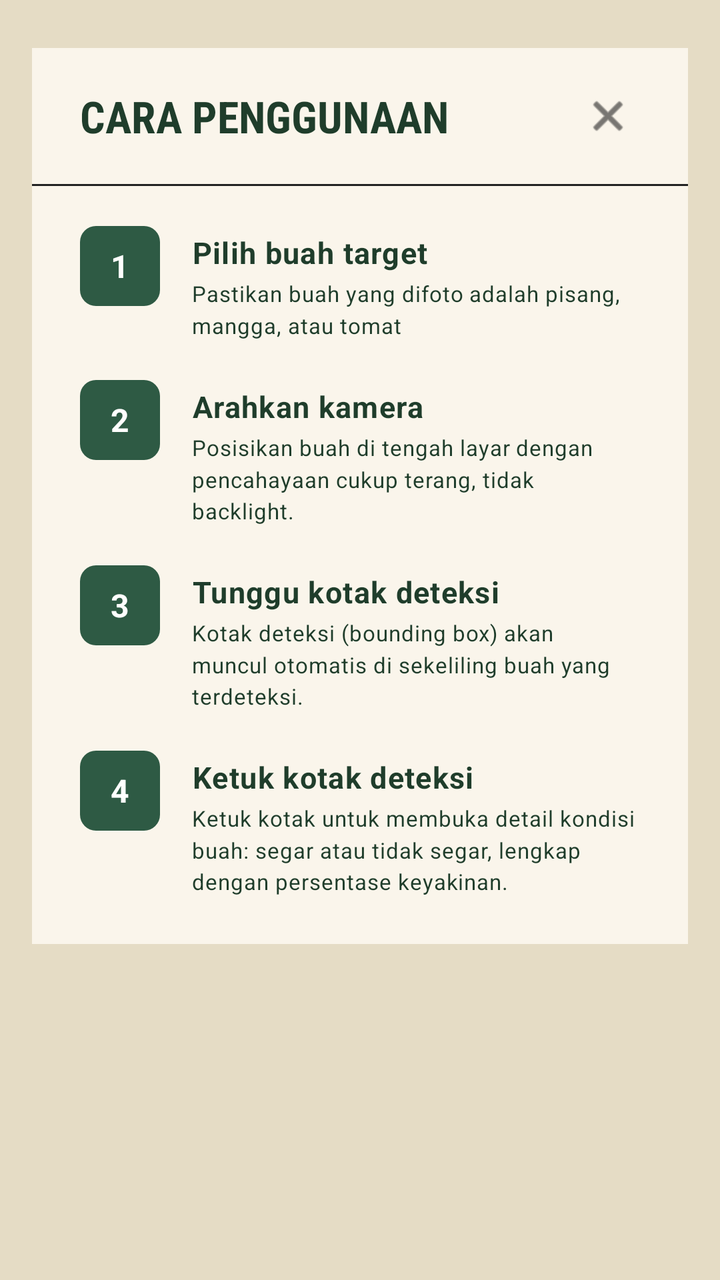
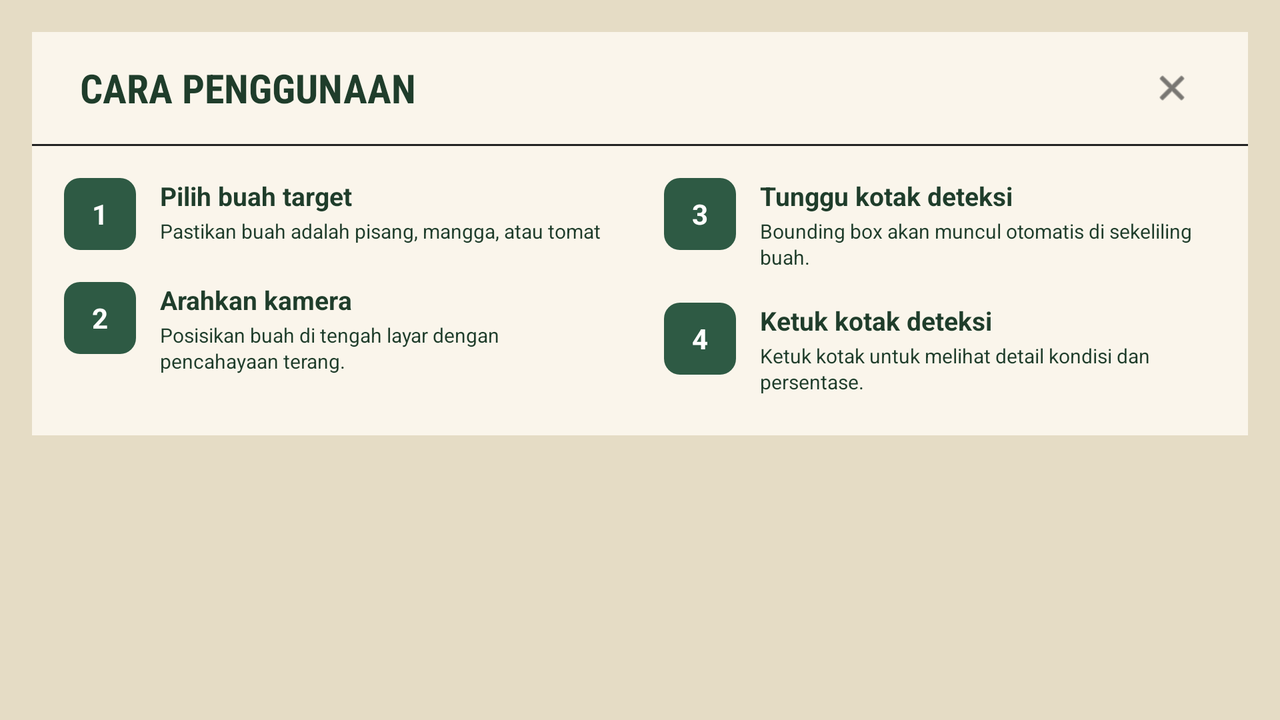

An Android layout and its configuration variant, each rendered on a device that would load it. The default file and the variant file are quoted in full after the pictures.
<!-- AndroidManifest.xml: application theme Theme.DeteksiKesegaranBuah -->
<!-- res/layout/activity_petunjuk.xml -->
<?xml version="1.0" encoding="utf-8"?>
<androidx.constraintlayout.widget.ConstraintLayout xmlns:android="http://schemas.android.com/apk/res/android"
    xmlns:app="http://schemas.android.com/apk/res-auto"
    android:layout_width="match_parent"
    android:layout_height="match_parent"
    android:background="#E5DCC5">

    
    <ScrollView
        android:layout_width="match_parent"
        android:layout_height="match_parent"
        android:fillViewport="true">

        <androidx.constraintlayout.widget.ConstraintLayout
            android:layout_width="match_parent"
            android:layout_height="wrap_content"
            android:paddingVertical="24dp">

            
            <LinearLayout
                android:layout_width="match_parent"
                android:layout_height="wrap_content"
                android:layout_marginHorizontal="16dp"
                android:background="#FAF5EB"
                android:orientation="vertical"
                android:paddingBottom="24dp"
                app:layout_constraintTop_toTopOf="parent"
                app:layout_constraintStart_toStartOf="parent"
                app:layout_constraintEnd_toEndOf="parent">

                
                <RelativeLayout
                    android:layout_width="match_parent"
                    android:layout_height="wrap_content"
                    android:paddingHorizontal="24dp"
                    android:paddingTop="20dp"
                    android:paddingBottom="16dp">

                    <TextView
                        android:id="@+id/tvTitle"
                        android:layout_width="wrap_content"
                        android:layout_height="wrap_content"
                        android:layout_alignParentStart="true"
                        android:layout_centerVertical="true"
                        android:fontFamily="sans-serif-condensed"
                        android:text="CARA PENGGUNAAN"
                        android:textColor="#1F3D2B"
                        android:textSize="22sp"
                        android:textStyle="bold" />

                    <ImageView
                        android:id="@+id/btnClose"
                        android:layout_width="32dp"
                        android:layout_height="32dp"
                        android:layout_alignParentEnd="true"
                        android:layout_centerVertical="true"
                        android:background="?attr/selectableItemBackgroundBorderless"
                        android:clickable="true"
                        android:contentDescription="Tutup"
                        android:focusable="true"
                        android:padding="4dp"
                        android:src="@android:drawable/ic_menu_close_clear_cancel"
                        app:tint="#222222" />
                </RelativeLayout>

                
                <View
                    android:layout_width="match_parent"
                    android:layout_height="1dp"
                    android:background="#222222"/>

                
                <LinearLayout
                    android:layout_width="match_parent"
                    android:layout_height="wrap_content"
                    android:orientation="vertical"
                    android:paddingHorizontal="24dp"
                    android:paddingTop="20dp">

                    
                    <LinearLayout
                        android:layout_width="match_parent"
                        android:layout_height="wrap_content"
                        android:layout_marginBottom="20dp"
                        android:orientation="horizontal">

                        <TextView
                            android:layout_width="40dp"
                            android:layout_height="40dp"
                            android:background="@drawable/bg_number_box"
                            android:fontFamily="sans-serif"
                            android:gravity="center"
                            android:text="1"
                            android:textColor="#FFFFFF"
                            android:textSize="16sp"
                            android:textStyle="bold" />

                        <LinearLayout
                            android:layout_width="match_parent"
                            android:layout_height="wrap_content"
                            android:layout_marginStart="16dp"
                            android:layout_marginTop="3dp"
                            android:orientation="vertical">

                            <TextView
                                android:layout_width="wrap_content"
                                android:layout_height="wrap_content"
                                android:fontFamily="sans-serif"
                                android:letterSpacing="0.03"
                                android:text="Pilih buah target"
                                android:textColor="#1F3D2B"
                                android:textSize="15sp"
                                android:textStyle="bold" />

                            <TextView
                                android:layout_width="wrap_content"
                                android:layout_height="wrap_content"
                                android:layout_marginTop="3dp"
                                android:fontFamily="sans-serif"
                                android:letterSpacing="0.03"
                                android:lineSpacingMultiplier="1.2"
                                android:text="Pastikan buah yang difoto adalah pisang, mangga, atau tomat"
                                android:textColor="#1F3D2B"
                                android:textSize="11sp" />
                        </LinearLayout>
                    </LinearLayout>

                    
                    <LinearLayout
                        android:layout_width="match_parent"
                        android:layout_height="wrap_content"
                        android:layout_marginBottom="20dp"
                        android:orientation="horizontal">

                        <TextView
                            android:layout_width="40dp"
                            android:layout_height="40dp"
                            android:background="@drawable/bg_number_box"
                            android:fontFamily="sans-serif"
                            android:gravity="center"
                            android:text="2"
                            android:textColor="#FFFFFF"
                            android:textSize="16sp"
                            android:textStyle="bold" />

                        <LinearLayout
                            android:layout_width="match_parent"
                            android:layout_height="wrap_content"
                            android:layout_marginStart="16dp"
                            android:layout_marginTop="3dp"
                            android:orientation="vertical">

                            <TextView
                                android:layout_width="wrap_content"
                                android:layout_height="wrap_content"
                                android:fontFamily="sans-serif"
                                android:letterSpacing="0.03"
                                android:text="Arahkan kamera"
                                android:textColor="#1F3D2B"
                                android:textSize="15sp"
                                android:textStyle="bold" />

                            <TextView
                                android:layout_width="wrap_content"
                                android:layout_height="wrap_content"
                                android:layout_marginTop="3dp"
                                android:fontFamily="sans-serif"
                                android:letterSpacing="0.03"
                                android:lineSpacingMultiplier="1.2"
                                android:text="Posisikan buah di tengah layar dengan pencahayaan cukup terang, tidak backlight."
                                android:textColor="#1F3D2B"
                                android:textSize="11sp" />
                        </LinearLayout>
                    </LinearLayout>

                    
                    <LinearLayout
                        android:layout_width="match_parent"
                        android:layout_height="wrap_content"
                        android:layout_marginBottom="20dp"
                        android:orientation="horizontal">

                        <TextView
                            android:layout_width="40dp"
                            android:layout_height="40dp"
                            android:background="@drawable/bg_number_box"
                            android:fontFamily="sans-serif"
                            android:gravity="center"
                            android:text="3"
                            android:textColor="#FFFFFF"
                            android:textSize="16sp"
                            android:textStyle="bold" />

                        <LinearLayout
                            android:layout_width="match_parent"
                            android:layout_height="wrap_content"
                            android:layout_marginStart="16dp"
                            android:layout_marginTop="3dp"
                            android:orientation="vertical">

                            <TextView
                                android:layout_width="wrap_content"
                                android:layout_height="wrap_content"
                                android:fontFamily="sans-serif"
                                android:letterSpacing="0.03"
                                android:text="Tunggu kotak deteksi"
                                android:textColor="#1F3D2B"
                                android:textSize="15sp"
                                android:textStyle="bold" />

                            <TextView
                                android:layout_width="wrap_content"
                                android:layout_height="wrap_content"
                                android:layout_marginTop="3dp"
                                android:fontFamily="sans-serif"
                                android:letterSpacing="0.03"
                                android:lineSpacingMultiplier="1.2"
                                android:text="Kotak deteksi (bounding box) akan muncul otomatis di sekeliling buah yang terdeteksi."
                                android:textColor="#1F3D2B"
                                android:textSize="11sp" />
                        </LinearLayout>
                    </LinearLayout>

                    
                    <LinearLayout
                        android:layout_width="match_parent"
                        android:layout_height="wrap_content"
                        android:orientation="horizontal">

                        <TextView
                            android:layout_width="40dp"
                            android:layout_height="40dp"
                            android:background="@drawable/bg_number_box"
                            android:fontFamily="sans-serif"
                            android:gravity="center"
                            android:text="4"
                            android:textColor="#FFFFFF"
                            android:textSize="16sp"
                            android:textStyle="bold" />

                        <LinearLayout
                            android:layout_width="match_parent"
                            android:layout_height="wrap_content"
                            android:layout_marginStart="16dp"
                            android:layout_marginTop="3dp"
                            android:orientation="vertical">

                            <TextView
                                android:layout_width="wrap_content"
                                android:layout_height="wrap_content"
                                android:fontFamily="sans-serif"
                                android:letterSpacing="0.03"
                                android:text="Ketuk kotak deteksi"
                                android:textColor="#1F3D2B"
                                android:textSize="15sp"
                                android:textStyle="bold" />

                            <TextView
                                android:layout_width="wrap_content"
                                android:layout_height="wrap_content"
                                android:layout_marginTop="3dp"
                                android:fontFamily="sans-serif"
                                android:letterSpacing="0.03"
                                android:lineSpacingMultiplier="1.2"
                                android:text="Ketuk kotak untuk membuka detail kondisi buah: segar atau tidak segar, lengkap dengan persentase keyakinan."
                                android:textColor="#1F3D2B"
                                android:textSize="11sp" />
                        </LinearLayout>
                    </LinearLayout>

                </LinearLayout>
            </LinearLayout>

        </androidx.constraintlayout.widget.ConstraintLayout>
    </ScrollView>

</androidx.constraintlayout.widget.ConstraintLayout>
<!-- resources referenced by this layout -->
<resources>
  <!-- drawable bg_number_box (drawable) -->
  <?xml version="1.0" encoding="utf-8"?>
  
  <shape xmlns:android="http://schemas.android.com/apk/res/android"
      android:shape="rectangle">
      <solid android:color="#2E5A44" />
      <corners android:radius="8dp" />
  </shape>
  <style name="Theme.DeteksiKesegaranBuah" parent="Base.Theme.DeteksiKesegaranBuah" />
  <style name="Base.Theme.DeteksiKesegaranBuah" parent="Theme.Material3.DayNight.NoActionBar">
          
          
      </style>
</resources>
<!-- res/layout-land/activity_petunjuk.xml (the repository's variant of the layout above) -->
<!-- drawn on the phone turned sideways -->
<?xml version="1.0" encoding="utf-8"?>

<androidx.constraintlayout.widget.ConstraintLayout xmlns:android="http://schemas.android.com/apk/res/android"
    xmlns:app="http://schemas.android.com/apk/res-auto"
    android:layout_width="match_parent"
    android:layout_height="match_parent"
    android:background="#E5DCC5">

    <ScrollView
        android:layout_width="match_parent"
        android:layout_height="match_parent"
        android:fillViewport="true">

        <androidx.constraintlayout.widget.ConstraintLayout
            android:layout_width="match_parent"
            android:layout_height="wrap_content"
            android:padding="16dp">

            
            <LinearLayout
                android:layout_width="match_parent"
                android:layout_height="wrap_content"
                android:background="#FAF5EB"
                android:orientation="vertical"
                android:paddingBottom="20dp"
                app:layout_constraintTop_toTopOf="parent"
                app:layout_constraintStart_toStartOf="parent"
                app:layout_constraintEnd_toEndOf="parent">

                
                <RelativeLayout
                    android:layout_width="match_parent"
                    android:layout_height="wrap_content"
                    android:paddingHorizontal="24dp"
                    android:paddingTop="16dp"
                    android:paddingBottom="12dp">

                    <TextView
                        android:id="@+id/tvTitle"
                        android:layout_width="wrap_content"
                        android:layout_height="wrap_content"
                        android:layout_alignParentStart="true"
                        android:layout_centerVertical="true"
                        android:fontFamily="sans-serif-condensed"
                        android:text="CARA PENGGUNAAN"
                        android:textColor="#1F3D2B"
                        android:textSize="20sp"
                        android:textStyle="bold" />

                    <ImageView
                        android:id="@+id/btnClose"
                        android:layout_width="28dp"
                        android:layout_height="28dp"
                        android:layout_alignParentEnd="true"
                        android:layout_centerVertical="true"
                        android:background="?attr/selectableItemBackgroundBorderless"
                        android:clickable="true"
                        android:contentDescription="Tutup"
                        android:focusable="true"
                        android:padding="4dp"
                        android:src="@android:drawable/ic_menu_close_clear_cancel"
                        app:tint="#222222" />
                </RelativeLayout>

                <View
                    android:layout_width="match_parent"
                    android:layout_height="1dp"
                    android:background="#222222"/>

                
                <LinearLayout
                    android:layout_width="match_parent"
                    android:layout_height="wrap_content"
                    android:orientation="horizontal"
                    android:paddingHorizontal="16dp"
                    android:paddingTop="16dp">

                    
                    <LinearLayout
                        android:layout_width="0dp"
                        android:layout_height="wrap_content"
                        android:layout_weight="1"
                        android:orientation="vertical"
                        android:layout_marginEnd="12dp">

                        
                        <LinearLayout
                            android:layout_width="match_parent"
                            android:layout_height="wrap_content"
                            android:layout_marginBottom="16dp"
                            android:orientation="horizontal">

                            <TextView
                                android:layout_width="36dp"
                                android:layout_height="36dp"
                                android:background="@drawable/bg_number_box"
                                android:fontFamily="sans-serif"
                                android:gravity="center"
                                android:text="1"
                                android:textColor="#FFFFFF"
                                android:textSize="14sp"
                                android:textStyle="bold" />

                            <LinearLayout
                                android:layout_width="match_parent"
                                android:layout_height="wrap_content"
                                android:layout_marginStart="12dp"
                                android:orientation="vertical">

                                <TextView
                                    android:layout_width="wrap_content"
                                    android:layout_height="wrap_content"
                                    android:fontFamily="sans-serif"
                                    android:text="Pilih buah target"
                                    android:textColor="#1F3D2B"
                                    android:textSize="13sp"
                                    android:textStyle="bold" />

                                <TextView
                                    android:layout_width="wrap_content"
                                    android:layout_height="wrap_content"
                                    android:layout_marginTop="2dp"
                                    android:fontFamily="sans-serif"
                                    android:lineSpacingMultiplier="1.1"
                                    android:text="Pastikan buah adalah pisang, mangga, atau tomat"
                                    android:textColor="#1F3D2B"
                                    android:textSize="10sp" />
                            </LinearLayout>
                        </LinearLayout>

                        
                        <LinearLayout
                            android:layout_width="match_parent"
                            android:layout_height="wrap_content"
                            android:orientation="horizontal">

                            <TextView
                                android:layout_width="36dp"
                                android:layout_height="36dp"
                                android:background="@drawable/bg_number_box"
                                android:fontFamily="sans-serif"
                                android:gravity="center"
                                android:text="2"
                                android:textColor="#FFFFFF"
                                android:textSize="14sp"
                                android:textStyle="bold" />

                            <LinearLayout
                                android:layout_width="match_parent"
                                android:layout_height="wrap_content"
                                android:layout_marginStart="12dp"
                                android:orientation="vertical">

                                <TextView
                                    android:layout_width="wrap_content"
                                    android:layout_height="wrap_content"
                                    android:fontFamily="sans-serif"
                                    android:text="Arahkan kamera"
                                    android:textColor="#1F3D2B"
                                    android:textSize="13sp"
                                    android:textStyle="bold" />

                                <TextView
                                    android:layout_width="wrap_content"
                                    android:layout_height="wrap_content"
                                    android:layout_marginTop="2dp"
                                    android:fontFamily="sans-serif"
                                    android:lineSpacingMultiplier="1.1"
                                    android:text="Posisikan buah di tengah layar dengan pencahayaan terang."
                                    android:textColor="#1F3D2B"
                                    android:textSize="10sp" />
                            </LinearLayout>
                        </LinearLayout>

                    </LinearLayout>

                    
                    <LinearLayout
                        android:layout_width="0dp"
                        android:layout_height="wrap_content"
                        android:layout_weight="1"
                        android:orientation="vertical"
                        android:layout_marginStart="12dp">

                        
                        <LinearLayout
                            android:layout_width="match_parent"
                            android:layout_height="wrap_content"
                            android:layout_marginBottom="16dp"
                            android:orientation="horizontal">

                            <TextView
                                android:layout_width="36dp"
                                android:layout_height="36dp"
                                android:background="@drawable/bg_number_box"
                                android:fontFamily="sans-serif"
                                android:gravity="center"
                                android:text="3"
                                android:textColor="#FFFFFF"
                                android:textSize="14sp"
                                android:textStyle="bold" />

                            <LinearLayout
                                android:layout_width="match_parent"
                                android:layout_height="wrap_content"
                                android:layout_marginStart="12dp"
                                android:orientation="vertical">

                                <TextView
                                    android:layout_width="wrap_content"
                                    android:layout_height="wrap_content"
                                    android:fontFamily="sans-serif"
                                    android:text="Tunggu kotak deteksi"
                                    android:textColor="#1F3D2B"
                                    android:textSize="13sp"
                                    android:textStyle="bold" />

                                <TextView
                                    android:layout_width="wrap_content"
                                    android:layout_height="wrap_content"
                                    android:layout_marginTop="2dp"
                                    android:fontFamily="sans-serif"
                                    android:lineSpacingMultiplier="1.1"
                                    android:text="Bounding box akan muncul otomatis di sekeliling buah."
                                    android:textColor="#1F3D2B"
                                    android:textSize="10sp" />
                            </LinearLayout>
                        </LinearLayout>

                        
                        <LinearLayout
                            android:layout_width="match_parent"
                            android:layout_height="wrap_content"
                            android:orientation="horizontal">

                            <TextView
                                android:layout_width="36dp"
                                android:layout_height="36dp"
                                android:background="@drawable/bg_number_box"
                                android:fontFamily="sans-serif"
                                android:gravity="center"
                                android:text="4"
                                android:textColor="#FFFFFF"
                                android:textSize="14sp"
                                android:textStyle="bold" />

                            <LinearLayout
                                android:layout_width="match_parent"
                                android:layout_height="wrap_content"
                                android:layout_marginStart="12dp"
                                android:orientation="vertical">

                                <TextView
                                    android:layout_width="wrap_content"
                                    android:layout_height="wrap_content"
                                    android:fontFamily="sans-serif"
                                    android:text="Ketuk kotak deteksi"
                                    android:textColor="#1F3D2B"
                                    android:textSize="13sp"
                                    android:textStyle="bold" />

                                <TextView
                                    android:layout_width="wrap_content"
                                    android:layout_height="wrap_content"
                                    android:layout_marginTop="2dp"
                                    android:fontFamily="sans-serif"
                                    android:lineSpacingMultiplier="1.1"
                                    android:text="Ketuk kotak untuk melihat detail kondisi dan persentase."
                                    android:textColor="#1F3D2B"
                                    android:textSize="10sp" />
                            </LinearLayout>
                        </LinearLayout>

                    </LinearLayout>

                </LinearLayout>

            </LinearLayout>

        </androidx.constraintlayout.widget.ConstraintLayout>
    </ScrollView>

</androidx.constraintlayout.widget.ConstraintLayout>
